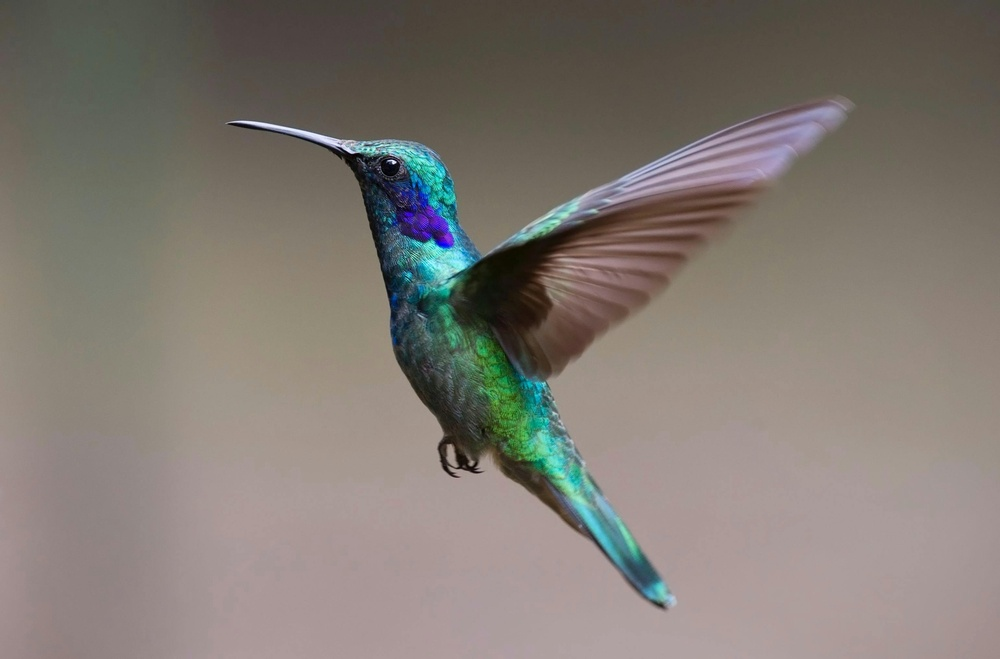
#> input picture scripts/bird.jpg, 1000 x 659 px, shrunk from 3082 x 2031 before the run
$ python images3.py --image bird.jpg
#> lines starting #> are read from the running program, lines starting #| are printed output that depends on the picture
# Importowanie biblioteki argparse do obsługi argumentów wiersza poleceń
import argparse
# Importowanie biblioteki OpenCV do przetwarzania obrazów
import cv2

# Inicjalizacja parsera argumentów
ap = argparse.ArgumentParser()
# Dodanie argumentu --image (lub -i), określającego ścieżkę do obrazu wejściowego
ap.add_argument("-i", "--image", required=True,
                help="path to input image")
# Parsowanie argumentów i konwersja na słownik
args = vars(ap.parse_args())

# Wczytanie obrazu z dysku
image = cv2.imread(args["image"])
#> image is the input picture: shape (659, 1000, 3); mean B, G, R 114.9, 121.9, 129.1

# Obliczenie współrzędnej X środka obrazu (szerokość // 2)
cX = image.shape[1] // 2
#> cX = 500
# Obliczenie współrzędnej Y środka obrazu (wysokość // 2)
cY = image.shape[0] // 2
#> cY = 329
# Wyświetlenie współrzędnych środka w konsoli
print(f"Współrzędne środka to: ({cX}, {cY})")
#| Współrzędne środka to: (500, 329)

# Zdefiniowanie wartości o jaką chcemy przyciąć obraz od środka
crop_value = 100

# Wycięcie fragmentu obrazu (kadrowanie) o wymiarach 200x200 pikseli wokół środka
# Używamy wycinania tablic NumPy: [y_start:y_end, x_start:x_end]
cropped = image[cY - crop_value: cY + crop_value, cX - crop_value: cX + crop_value]
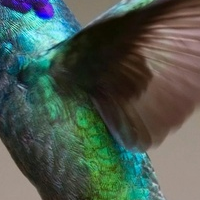
#> cropped: shape (200, 200, 3); mean B, G, R 79.5, 89.5, 75.6

# Wyświetlenie oryginalnego obrazu w oknie
cv2.imshow("Original", image)
# Wyświetlenie przyciętego fragmentu obrazu w osobnym oknie
cv2.imshow("Cropped", cropped)

# Oczekiwanie na dowolny klawisz, aby zamknąć okna
cv2.waitKey(0)
